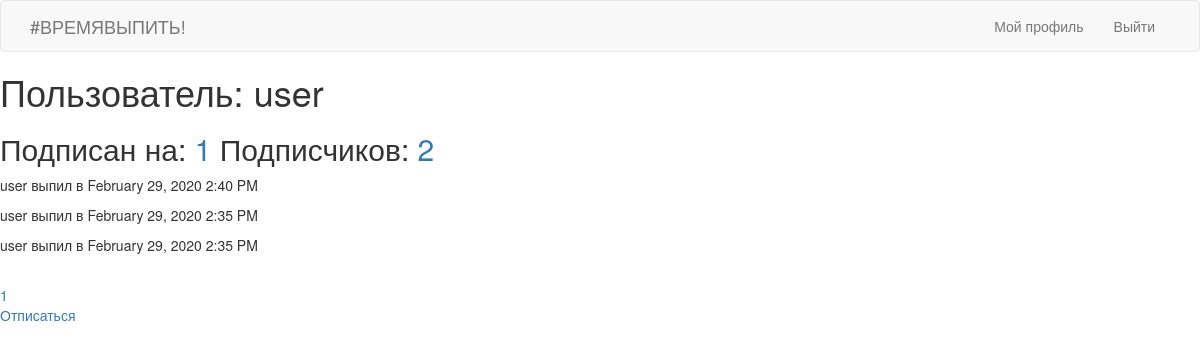
Screenshot of /user/user (signed in) with the database file from the repository.
### app/models.py (models this page shows, shortened)
class User(db.Model, UserMixin):
	id = db.Column(db.Integer, primary_key = True)
	username = db.Column(db.String(64), index = True, unique = True)
	regtime = db.Column(db.DateTime, index = True, default = datetime.utcnow())
	last_seen = db.Column(db.DateTime, default = datetime.utcnow())
	email = db.Column(db.String(128), index = True, unique = True)
	password_hash = db.Column(db.String(128))
	drink = db.relationship('Drinks', backref='author', lazy='dynamic')
	private_stat = db.Column(db.Boolean)
	followed = db.relationship('User', secondary=followers,
    	primaryjoin=(followers.c.follower_id == id),
    	secondaryjoin=(followers.c.followed_id == id),
    	backref=db.backref('followers', lazy='dynamic'), lazy='dynamic')
	def is_following(self, user):
		return self.followed.filter(followers.c.followed_id == user.id).count() > 0

class Drinks(db.Model):
	id = db.Column(db.Integer, primary_key = True)
	isDrinking = db.Column(db.Boolean)
	drinkTime = db.Column(db.DateTime, index = True, default = datetime.utcnow())
	user_id = db.Column(db.Integer, db.ForeignKey('user.id'))

### app/routes.py (the view)
@app.route('/user/<username>')
@login_required
def user(username):
	page = request.args.get('page', 1, type = int)
	user = User.query.filter_by(username = username).first_or_404()
	drinks = user.drink.order_by(Drinks.drinkTime.desc()).paginate(page, app.config['POSTS_PER_PAGE'], False)
	next_url = url_for('user', username = user.username, page = drinks.next_num) \
		if drinks.has_next else None
	prev_url = url_for('user', username = user.username, page = drinks.prev_num) \
		if drinks.has_prev else None
	drinks_pagination = drinks.iter_pages(left_edge=2, left_current=2, right_current=2, right_edge=2)
	return render_template('user.html', user = user, drinks = drinks.items, drinks_pagination = drinks_pagination,
						   page = page, next_url = next_url, prev_url = prev_url)

### app/models.py (called while the page is built)
@login.user_loader #настройка flask_login user_loader на БД
def load_user(id):
	return User.query.get(int(id))

### app/templates/user.html (shortened to what this page needs)
{% extends 'base.html' %}
{% block content %}
<h1>Пользователь: {{ user.username }} </h1>
<h2>Подписан на:<a href = "{{ url_for('followed', username = user.username) }}"> {{ user.followed.count() }}</a>
	Подписчиков: <a href = "{{ url_for('followers', username = user.username) }}">{{ user.followers.count()}}</a></h2>
{% if not user.private_stat or current_user == user or current_user.is_following(user) %}
	{% for drink in drinks %}
		<p>{{ drink.author.username }} выпил в {{ moment(drink.drinkTime).format('LLL') }}</p>
	{% endfor %}
{% else %}
	<p> Пользователь предпочел скрыть данную страницу </p>
{% endif %}
<br>
{% for page in drinks_pagination %}
	{% if page == None %}
	...
	{% else %}
	<a href = "{{ url_for('user', username = user.username, page = page) }}"> {{ page }}</a>
	{% endif %}
{% endfor %}
{% if user != current_user %}
{% if current_user.is_following(user) %}
	<p><a href = "{{ url_for('unfollow', username = user.username) }}"> Отписаться </a></p>
{% else %}
	<p><a href = "{{ url_for('follow', username = user.username) }}"> Подписаться </a></p>
{% endif %}
{% endif %}
{% endblock %}

### rows the page displays
User: username "user"
Drinks: author.username "user", drinkTime "February 29, 2020 2:40 PM"
Drinks: author.username "user", drinkTime "February 29, 2020 2:35 PM"
Drinks: author.username "user", drinkTime "February 29, 2020 2:35 PM"

### other values shown
{{ user.followed.count() }} "1"
{{ user.followers.count() }} "2"
{{ page }} "1"
